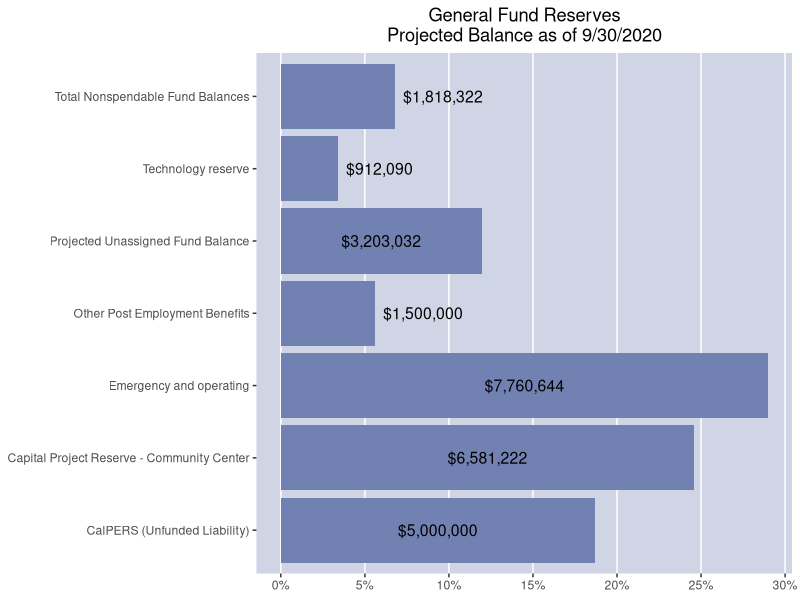

This chart was generated by the following R code:
## ---- chunk 1
knitr::opts_chunk$set(echo = TRUE)
## ---- chunk 2
library(ggplot2)
library(RColorBrewer)
reserve <- data.frame(
            label = c("Total Nonspendable Fund Balances", "Emergency and operating", "Other Post Employment Benefits", "CalPERS (Unfunded Liability)", "Technology reserve", "Capital Project Reserve - Community Center", "Projected Unassigned Fund Balance"),
            value = c(1818322, 7760644, 1500000, 5000000, 912090, 6581222, 3203032)
)

sumMoney <- sum(reserve$value)
ggplot(reserve, aes(x = label, y = value)) + 
  geom_col(fill="#7181B1") +
  coord_flip() +
  theme(plot.title = element_text(hjust=0.5),
        panel.background = element_rect(fill = "#cfd5e5"),
        panel.grid.minor = element_blank(),
        panel.grid.major.y = element_blank()) + 
  labs(x=NULL, 
       y=NULL, 
       title="General Fund Reserves\nProjected Balance as of 9/30/2020") +
  scale_y_continuous(breaks = seq(0, sumMoney*0.3, sumMoney/20), labels=paste0(seq(0, 30, 5), "%")) +
  geom_text(size = 4, label = ifelse(reserve$value>sumMoney/10, paste0("$",format(reserve$value, big.mark=",", trim=TRUE)), ""), position = position_stack(vjust = 0.5)) +
  geom_text(size = 4, label = ifelse(reserve$value>sumMoney/10, "", paste0("  $",format(reserve$value, big.mark=",", trim=TRUE))), position = position_stack(vjust = 1), hjust = 0)
